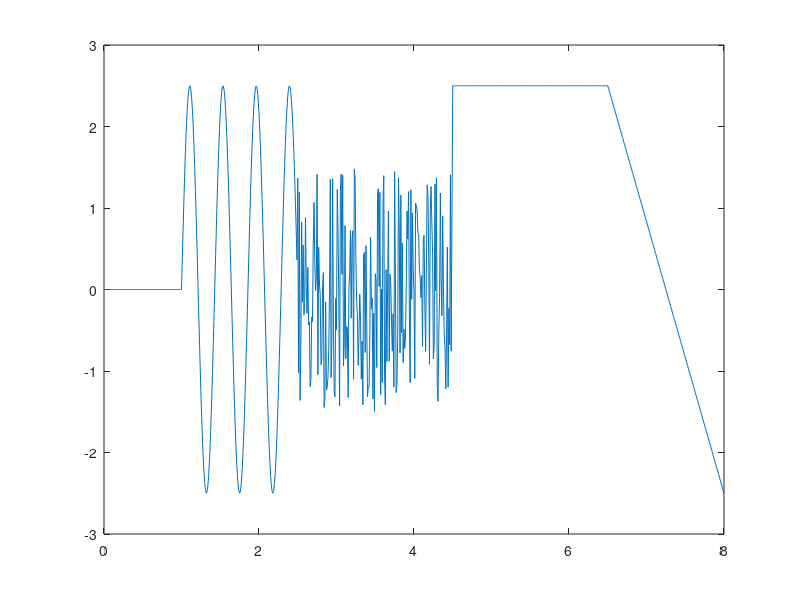

Source code (MATLAB):
function y = lab3_6__fun(t)
if nargin == 0 
     t = 0:0.01:8;
end
%t = 0:0.01:8;
%t_zero = 0:0.01:1;
t_zerof = (t>=0)&(t<1); t_zero = t(t_zerof);
%t_sin = 1:0.01:2.5;
t_sinf = (t>=1)&(t<2.5); t_sin = t(t_sinf);
%t_noise = 2.5:0.01:4.5;
t_noisef = (t>=2.5)&(t<4.5); t_noise = t(t_noisef);
%t_const = 4.5:0.01:6.5;
t_constf = (t>=4.5)&(t<6.5); t_const = t(t_constf);
%t_saw = 6.5:0.01:8;
t_sawf = (t>=6.5)&(t<=8); t_saw = t(t_sawf);
%% Gabalveida signāla montāža
%% sinusoīda

A0=0; A=2.5; T = (2.5-1)/3.5; f=1/T;
delay = 1;
y_sin = A0+A*sin(2*pi*f*(t_sin-delay));
% plot(t_sin,y_sin)
% axis([0 8 -3 3])
% hold on
%% Lineāri mainīgā funkcija

% k = (yA-yB)/(tA-tB);
k = (2.5-(-2.5))/(6.5-8);
delay = 6.5+(8-6.5)/2; % kur šķērso t asi
y_saw = k*(t_saw-delay);
% plot(t_saw,y_saw)
%% Konstantes signāls

% y_const = 2.5; % nepareizi
y_const = 2.5*ones(size(t_const));

% plot(t_const,y_const)
%% Nuļļu signāls

y_zero = 0*ones(size(t_zero));
% plot(t_zero,y_zero);
%% Trokšņa signāls
y_noise = 0*t_noise;
y_noise = 3*rand(size(t_noise))-1.5;
% plot(t_noise,y_noise)
%% Signālu apvienošana
t = [t_zero,t_sin,t_noise,t_const,t_saw];
y = [y_zero,y_sin,y_noise,y_const,y_saw];
if nargout == 0 
    plot(t,y);y=[]
end